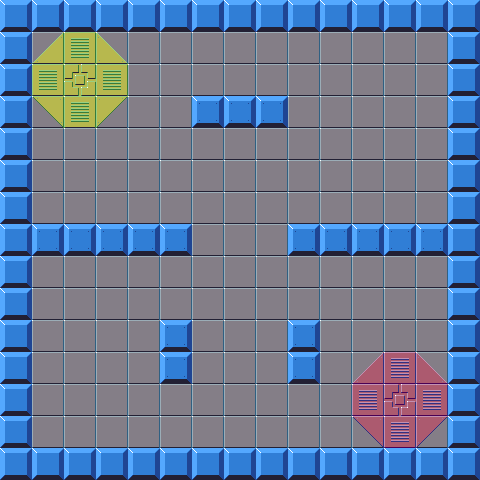

Rendered tile map (Tiled .tmx) drawn with the repository's tilesets; below, a short description and the map source with its tile grids summarised:
An orthogonal 15x15 tile map with 32x32 px tiles, 2 tile layers (background, map), 4 tilesets and 15 objects (9x StaticWall, 4x AttractorForce, Ball, FinishLine).

<map version="1.0" orientation="orthogonal" width="15" height="15" tilewidth="32" tileheight="32">
 <properties>
  <property name="music" value="space_0.mp3" />
 </properties>
 <tileset firstgid="1" name="sci-fi-platformer-tiles-0" tilewidth="32" tileheight="32">
  <image source="tiles/sci-fi-platformer-tiles-0.png" width="512" height="512" />
 </tileset>
 <tileset firstgid="257" name="sci-fi-platformer-tiles-1" tilewidth="32" tileheight="32">
  <image source="tiles/sci-fi-platformer-tiles-1.png" width="512" height="512" />
 </tileset>
 <tileset firstgid="513" name="sci-fi-platformer-tiles-8" tilewidth="32" tileheight="32">
  <image source="tiles/sci-fi-platformer-tiles-8.png" width="512" height="512" />
 </tileset>
 <tileset firstgid="769" name="sci-fi-platformer-tiles-9" tilewidth="32" tileheight="32">
  <image source="tiles/sci-fi-platformer-tiles-9.png" width="512" height="512" />
 </tileset>
 <layer name="background" width="15" height="15">
  <data>[225 cells, 225 non-empty, 1 distinct tile ids]</data>
 </layer>
 <layer name="map" width="15" height="15">
  <data>[225 cells, 91 non-empty, 14 distinct tile ids]</data>
 </layer>
 <objectgroup name="collision" width="15" height="15">
  <object name="StaticWall" x="0" y="0" width="32" height="480" />
  <object name="StaticWall" x="32" y="0" width="448" height="32" />
  <object name="StaticWall" x="448" y="32" width="32" height="448" />
  <object name="StaticWall" x="32" y="448" width="416" height="32" />
  <object name="AttractorForce" x="288" y="160" width="160" height="160">
   <ellipse />
  </object>
  <object name="AttractorForce" x="32" y="160" width="160" height="160">
   <ellipse />
  </object>
  <object name="AttractorForce" x="192" y="32" width="96" height="64">
   <ellipse />
  </object>
  <object name="AttractorForce" x="192" y="288" width="96" height="96">
   <ellipse />
  </object>
  <object name="Ball" x="67" y="67" width="24" height="24">
   <ellipse />
  </object>
  <object name="FinishLine" x="375" y="375" width="48" height="48">
   <ellipse />
  </object>
  <object name="StaticWall" x="192" y="96" width="96" height="32" />
  <object name="StaticWall" x="288" y="224" width="160" height="32" />
  <object name="StaticWall" x="288" y="320" width="32" height="64" />
  <object name="StaticWall" x="160" y="320" width="32" height="64" />
  <object name="StaticWall" x="32" y="224" width="160" height="32" />
 </objectgroup>
</map>
